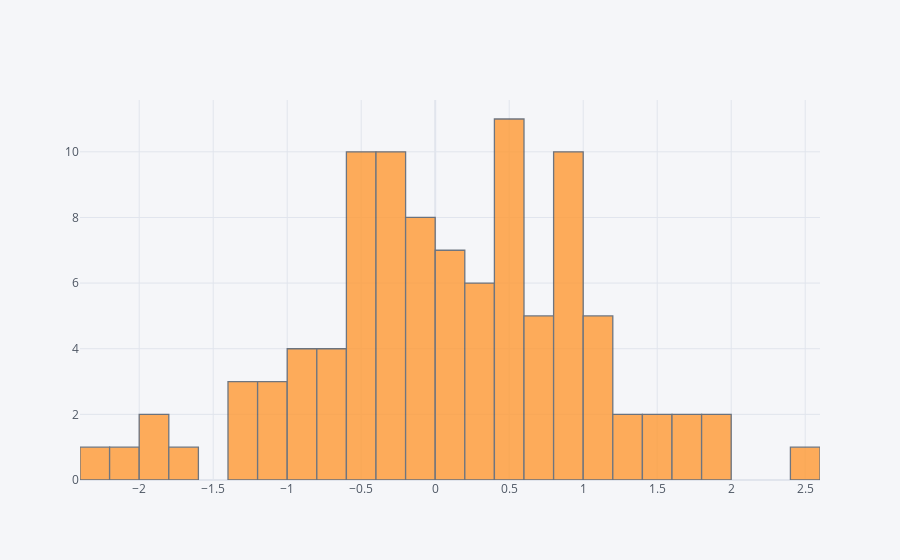

Source (notebook cell):
### Markdown cell above
## histogram

### Code cell
df['A'].iplot(kind='hist',bins=25)

### Figure 1 — Plotly figure (JSON) as saved in the notebook; plotly's stock layout.template omitted (floating-point values rounded to 4 significant figures)
{"data": [{"histfunc": "count", "histnorm": "", "marker": {"color": "rgba(255, 153, 51, 1.0)", "line": {"color": "#4D5663", "width": 1.3}}, "name": "A", "nbinsx": 25, "opacity": 0.8, "orientation": "v", "type": "histogram", "x": [-0.2964, 0.3287, 1.746, -0.24, 0.1388, 0.5535, -0.5655, 1.475, 0.246, -1.206, 1.106, 1.256, 0.9371, -0.3035, 0.8173, -1.049, 0.8206, 0.4257, -0.205, -0.4952, -0.4656, -0.71, 0.5038, 0.6096, -0.9665, -1.941, -0.441, 0.03245, 0.1343, 0.5107, -0.3148, -0.3475, 0.3892, -0.5879, 0.1824, 0.814, -0.3044, 0.7857, 0.3511, 0.4991, 1.891, -0.3606, -0.2081, 1.125, -2.126, -0.6013, -0.4332, 0.5936, -1.861, -0.6848, -0.1741, -0.03669, -0.18, 1.02, -1.067, -0.9115, -0.1193, 1.402, -0.08684, 0.4632, 1.185, -0.9746, 0.5173, -0.01908, 1.676, -0.7739, 0.4998, 2.431, 0.5156, -2.297, -1.055, 0.1269, -1.677, -0.8594, -0.4444, -1.217, 0.386, 1.014, 0.147, 1.976, 0.8272, -0.394, 0.6355, -0.4807, 0.8576, -0.5115, -0.5184, 0.8927, -0.1357, 0.9993, 0.9322, 0.1463, 1.318, -1.234, 0.5167, -0.008888, 0.2572, 0.6922, 0.6539, 0.9129]}], "layout": {"barmode": "overlay", "legend": {"bgcolor": "#F5F6F9", "font": {"color": "#4D5663"}}, "paper_bgcolor": "#F5F6F9", "plot_bgcolor": "#F5F6F9", "title": {"font": {"color": "#4D5663"}}, "xaxis": {"gridcolor": "#E1E5ED", "showgrid": true, "tickfont": {"color": "#4D5663"}, "title": {"font": {"color": "#4D5663"}, "text": ""}, "zerolinecolor": "#E1E5ED"}, "yaxis": {"gridcolor": "#E1E5ED", "showgrid": true, "tickfont": {"color": "#4D5663"}, "title": {"font": {"color": "#4D5663"}, "text": ""}, "zerolinecolor": "#E1E5ED"}}}
